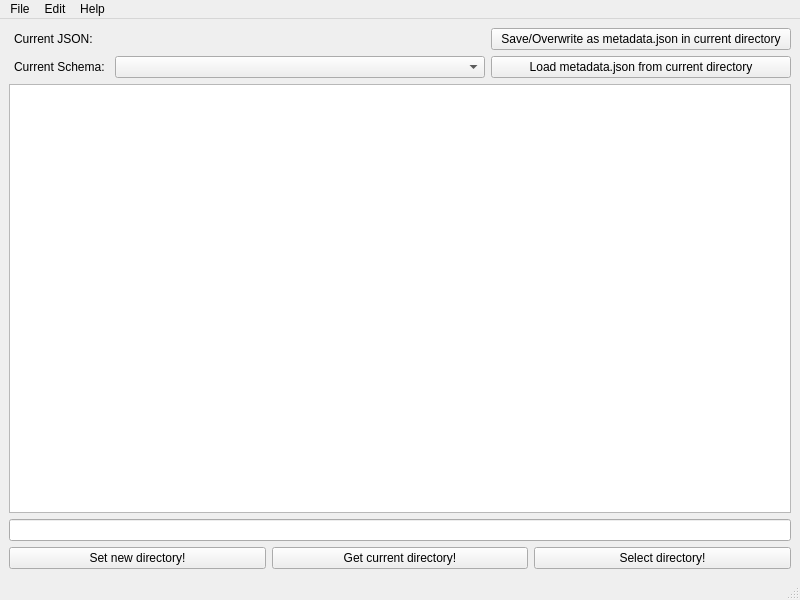
<?xml version="1.0" encoding="UTF-8"?>
<ui version="4.0">
 <class>MainWindow</class>
 <widget class="QMainWindow" name="MainWindow">
  <property name="geometry">
   <rect>
    <x>0</x>
    <y>0</y>
    <width>800</width>
    <height>600</height>
   </rect>
  </property>
  <property name="windowTitle">
   <string>MainWindow</string>
  </property>
  <widget class="QWidget" name="centralwidget">
   <layout class="QVBoxLayout" name="verticalLayout_3">
    <item>
     <layout class="QVBoxLayout" name="verticalLayout_2">
      <item>
       <layout class="QHBoxLayout" name="horizontalLayout_4">
        <item>
         <widget class="QLabel" name="curr_descr_label_1">
          <property name="maximumSize">
           <size>
            <width>100</width>
            <height>16777215</height>
           </size>
          </property>
          <property name="text">
           <string>Current JSON:</string>
          </property>
          <property name="indent">
           <number>5</number>
          </property>
         </widget>
        </item>
        <item>
         <widget class="QLabel" name="current_JSON_label">
          <property name="text">
           <string/>
          </property>
         </widget>
        </item>
        <item>
         <widget class="QPushButton" name="pushButton_save_md_JSON">
          <property name="maximumSize">
           <size>
            <width>300</width>
            <height>16777215</height>
           </size>
          </property>
          <property name="text">
           <string>Save/Overwrite as metadata.json in current directory</string>
          </property>
         </widget>
        </item>
       </layout>
      </item>
      <item>
       <layout class="QHBoxLayout" name="horizontalLayout_5">
        <property name="bottomMargin">
         <number>0</number>
        </property>
        <item>
         <widget class="QLabel" name="curr_descr_label2">
          <property name="maximumSize">
           <size>
            <width>100</width>
            <height>16777215</height>
           </size>
          </property>
          <property name="text">
           <string>Current Schema:</string>
          </property>
          <property name="indent">
           <number>5</number>
          </property>
         </widget>
        </item>
        <item>
         <widget class="QComboBox" name="current_schema_combo_box"/>
        </item>
        <item>
         <widget class="QPushButton" name="pushButton_load_md_JSON">
          <property name="maximumSize">
           <size>
            <width>300</width>
            <height>16777215</height>
           </size>
          </property>
          <property name="text">
           <string>Load metadata.json from current directory</string>
          </property>
         </widget>
        </item>
       </layout>
      </item>
      <item>
       <widget class="QTreeView" name="treeView"/>
      </item>
     </layout>
    </item>
    <item>
     <layout class="QVBoxLayout" name="verticalLayout">
      <item>
       <widget class="QLineEdit" name="lineEdit"/>
      </item>
      <item>
       <layout class="QHBoxLayout" name="horizontalLayout">
        <item>
         <widget class="QPushButton" name="pushButton">
          <property name="text">
           <string>Set new directory!</string>
          </property>
         </widget>
        </item>
        <item>
         <widget class="QPushButton" name="pushButton_2">
          <property name="text">
           <string>Get current directory!</string>
          </property>
         </widget>
        </item>
        <item>
         <widget class="QPushButton" name="pushButton_3">
          <property name="text">
           <string>Select directory!</string>
          </property>
         </widget>
        </item>
       </layout>
      </item>
     </layout>
    </item>
   </layout>
  </widget>
  <widget class="QMenuBar" name="menubar">
   <property name="geometry">
    <rect>
     <x>0</x>
     <y>0</y>
     <width>800</width>
     <height>21</height>
    </rect>
   </property>
   <widget class="QMenu" name="menuFile">
    <property name="title">
     <string>File</string>
    </property>
    <addaction name="actionOpen_JSON"/>
    <addaction name="actionOpen_YAML"/>
    <addaction name="separator"/>
    <addaction name="actionSave"/>
    <addaction name="actionSave_as"/>
    <addaction name="separator"/>
    <addaction name="actionAdd_Schema"/>
    <addaction name="separator"/>
    <addaction name="actionLoad_default_for_selected_schema"/>
    <addaction name="actionSave_as_default"/>
   </widget>
   <widget class="QMenu" name="menuEdit">
    <property name="title">
     <string>Edit</string>
    </property>
    <addaction name="actionCreate_JSON_from_selected_Schema"/>
    <addaction name="actionValidate_input_against_selected_schema"/>
    <addaction name="actionReload_JSON_and_drop_Changes"/>
    <addaction name="separator"/>
    <addaction name="actionPreferences"/>
   </widget>
   <widget class="QMenu" name="menuHelp">
    <property name="title">
     <string>Help</string>
    </property>
    <addaction name="actionAbout"/>
   </widget>
   <addaction name="menuFile"/>
   <addaction name="menuEdit"/>
   <addaction name="menuHelp"/>
  </widget>
  <widget class="QStatusBar" name="statusbar"/>
  <action name="actionOpen_JSON">
   <property name="text">
    <string>Open JSON...</string>
   </property>
  </action>
  <action name="actionOpen_YAML">
   <property name="text">
    <string>Open YAML...</string>
   </property>
  </action>
  <action name="actionAdd_Schema">
   <property name="text">
    <string>Add Schema...</string>
   </property>
  </action>
  <action name="actionPreferences">
   <property name="text">
    <string>Preferences...</string>
   </property>
  </action>
  <action name="actionAbout">
   <property name="text">
    <string>About</string>
   </property>
  </action>
  <action name="actionSelect_Schema">
   <property name="text">
    <string>Select Schema</string>
   </property>
  </action>
  <action name="actionCreate_JSON_from_selected_Schema">
   <property name="text">
    <string>Create Blank from selected schema</string>
   </property>
  </action>
  <action name="actionValidate_input_against_selected_schema">
   <property name="text">
    <string>Validate input against selected schema</string>
   </property>
  </action>
  <action name="actionSave_as_default">
   <property name="text">
    <string>Save as default for selected schema</string>
   </property>
  </action>
  <action name="actionLoad_default_for_selected_schema">
   <property name="text">
    <string>Load default for selected schema</string>
   </property>
  </action>
  <action name="actionReload_JSON_and_drop_Changes">
   <property name="text">
    <string>Reload JSON and drop Changes...</string>
   </property>
  </action>
  <action name="actionSave">
   <property name="text">
    <string>Save</string>
   </property>
  </action>
  <action name="actionSave_as">
   <property name="text">
    <string>Save as...</string>
   </property>
  </action>
 </widget>
 <resources/>
 <connections/>
</ui>
